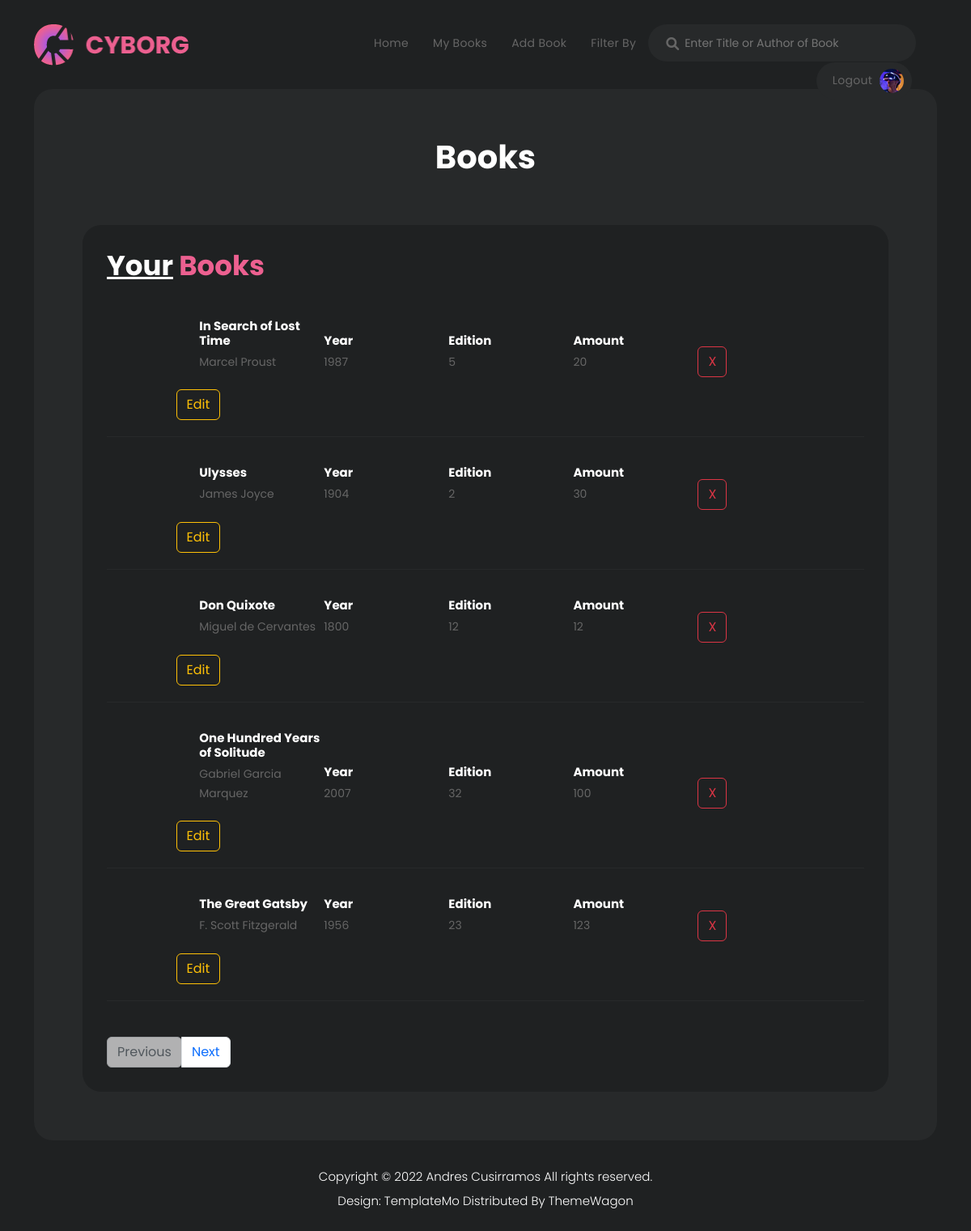
Page / (signed in) on the earlier database version.
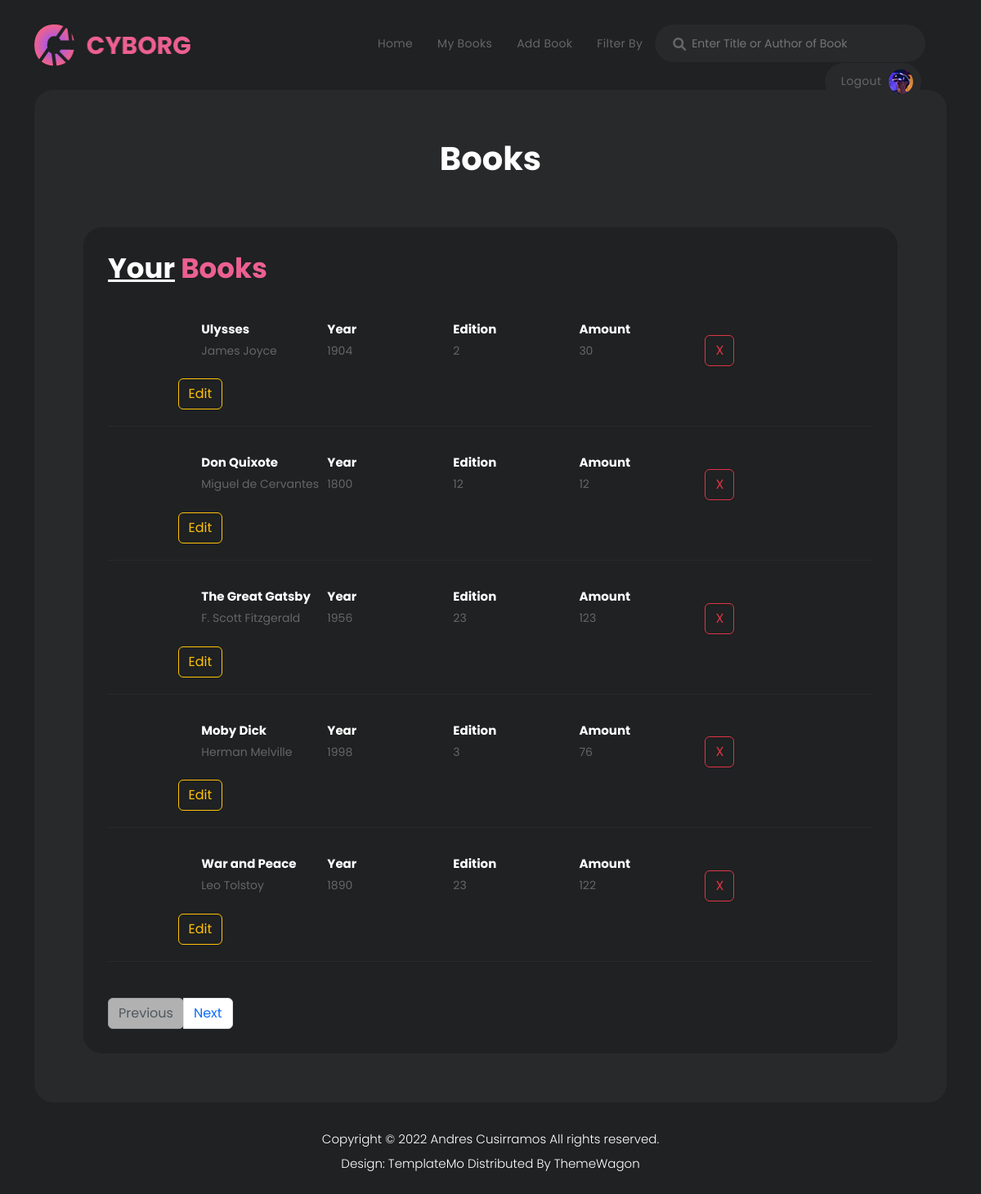
Same page on the later database version.
### website/models.py (models this page shows)
class Book(db.Model):
    id = db.Column(db.Integer, primary_key=True)
    title = db.Column(db.String(150))
    author = db.Column(db.String(150))
    year = db.Column(db.String(50))
    edition = db.Column(db.Integer)
    image = db.Column(db.String(500))
    amount = db.Column(db.Integer)

### website/views.py (the view)
@views.route('/', methods=['GET'], defaults={"page": 1})
@views.route('/<int:page>', methods=['GET'])
@login_required
def view(page):
    page = page
    per_page = 5
    threads = Book.query.paginate(page,per_page,error_out=False)
    return render_template("home.html", threads=threads,user=current_user )

### website/__init__.py (called while the page is built)
def create_app():
    app = Flask(__name__)
    app.config['SECRET_KEY'] = 'hjshjhdjah kjshkjdhjs'
    app.config['SQLALCHEMY_DATABASE_URI'] = f'sqlite:///{DB_NAME}'
    db.init_app(app)
    from .views import views
    from .auth import auth
    app.register_blueprint(views, url_prefix='/')
    app.register_blueprint(auth, url_prefix='/')
    from .models import User, Book
    create_database(app)
    login_manager = LoginManager()
    login_manager.login_view = 'auth.login'
    login_manager.init_app(app)
    @login_manager.user_loader
    def load_user(id):
        return User.query.get(int(id))
    return app

### website/templates/home.html (shortened to what this page needs)
{% extends "base.html" %} {% block title %}Home{% endblock %} {% block content
    %}
    <h1 align="center">Books</h1>
    <div class="gaming-library">
      <div class="col-lg-12">
        <div class="heading-section">
          <h4><em>Your</em> Books</h4>
        </div>
        {% for book in threads.items %}
        <div class="item">
          <ul>
            <li><img src="{{book.image}}" alt="" class="templatemo-item"></li>
            <li><h4>{{book.title}}</h4><span>{{book.author}}</span></li>
            <li><h4>Year</h4><span>{{book.year}}</span></li>
            <li><h4>Edition</h4><span>{{book.edition}}</span></li>
            <li><h4>Amount</h4><span>{{book.amount}}</span></li>
            <li><form action="{{url_for('views.delete', id = book.id)}}">
              <button type="submit" class="btn btn-outline-danger">X</button>
            </form></li>
            <li><form action="{{url_for('views.update', id = book.id)}}">
              <button type="submit" class="btn btn-outline-warning">Edit
              </button>
           </form></li>
          </ul>
        </div>
        {% endfor %}
    <nav aria-label="Page navigation example" style="display: inline-block; list-style-type: none;">
      <ul class="pagination">
          {% if threads.has_prev %}
            <li class="page-item"> <a class="page-link" href="{{ url_for('views.view', page=threads.prev_num) }}">Previous</a></li>
          {% else %}
            <li class="page-item"><a class="page-link btn disabled" href="#">Previous</a></li>
          {% endif %}
          {% if threads.has_next %}
            <li class="page-item"> <a class="page-link" href="{{ url_for('views.view', page=threads.next_num) }}">Next</a></li>
          {% else %}
            <li class="page-item"><a class="page-link btn disabled" href="#">Next</a></li>
          {% endif %}
      </ul>
    </nav>
  {% endblock %}

### website/templates/base.html (shortened to what this page needs)
<!DOCTYPE html>
<html>
  <head>
    <link rel= "stylesheet" type= "text/css" href= "{{ url_for('static',filename='vendor/bootstrap/css/bootstrap.min.css') }}">
    <link rel= "stylesheet" type= "text/css" href= "{{ url_for('static',filename='assets/css/fontawesome.css') }}">
    <link rel= "stylesheet" type= "text/css" href= "{{ url_for('static',filename='assets/css/fontawesome.css') }}">
    <link rel= "stylesheet" type= "text/css" href= "{{ url_for('static',filename='assets/css/templatemo-cyborg-gaming.css') }}">
    <link rel= "stylesheet" type= "text/css" href= "{{ url_for('static',filename='assets/css/owl.css') }}">
    <link rel= "stylesheet" type= "text/css" href= "{{ url_for('static',filename='assets/css/animate.css') }}">
    <link rel= "stylesheet" type= "text/css" href= "{{ url_for('static',filename='assets/css/fontawesome.css') }}">
    <link rel= "stylesheet" type= "text/css" href= "{{ url_for('static',filename='assets/css/fontawesome.css') }}">
    <link rel= "stylesheet" type= "text/css" href= "{{ url_for('static',filename='assets/css/fontawesome.css') }}">
    <link rel="stylesheet"href="https://unpkg.com/swiper@7/swiper-bundle.min.css"/>
  </head>
  <body>
        <header class="header-area header-sticky">
          <div class="container">
              <div class="row">
                  <div class="col-12">
                      <nav class="main-nav">
                          <a href="/" class="logo">
                              <img src= "{{ url_for('static',filename='assets/images/logo.png') }}" alt="">
                          </a>
                          <ul class="nav">
                            {% if user.is_authenticated %}
                              <li> <a class="nav-item nav-link" id="screen" href="/screen">Home</a></li>
                              <li><a class="nav-item nav-link" id="home" href="/">My Books</a<li>
                              <li><a class="nav-item nav-link" id="books" href="/books">Add Book</a></li>
                              <li><a class="nav-item nav-link" id="filterby" href="/filterby">Filter by</a></li>
                              <div class="search-input">
                                <form id="search" method="POST" action="{{'search'}} ">
                                  <input  type='text' name="title" placeholder="Enter Title or Author of Book"  id='searchText'  onkeypress="handle" />
                                  <i class="fa fa-search"></i>
                                </form>
                              </div>
                              <li><a href="/logout" id= "logout">Logout <img src="{{ url_for('static',filename='assets/images/profile-header.jpg') }}" alt=""></a></li>
                              {% else %}
                              <li><a class="nav-item nav-link" id="login" href="/login">Login</a></li>
                              <li><a class="nav-item nav-link" id="signUp" href="/sign-up">Sign Up</a></li>
                              {% endif %}
                          </ul>
                      </nav>
                  </div>
              </div>
          </div>
        </header>
        <div class="container">
          <div class="row">
            <div class="col-lg-12">
              <div class="page-content">{% block content %} {% endblock %}
              </div>
            </div>
          </div>
        </div>
        <footer>
          <div class="container">
            <div class="row">
              <div class="col-lg-12">
                <p>Copyright © 2022 <a href="#">Andres Cusirramos</a>  All rights reserved.
                <br>Design: <a href="https://templatemo.com" target="_blank" title="free CSS templates">TemplateMo</a>  Distributed By <a href="https://themewagon.com" target="_blank" >ThemeWagon</a></p>
              </div>
            </div>
          </div>
        </footer>
        <link rel= "stylesheet" type= "text/css" href= "{{ url_for('static',filename='vendor/jquery/jquery.min.js') }}">
        </body>
</html>

Differences in the rows shown:
removed Book: title "In Search of Lost Time", author "Marcel Proust", year "1987", edition "5", amount "20"
removed Book: title "One Hundred Years of Solitude", author "Gabriel Garcia Marquez", year "2007", edition "32", amount "100"
now on this page (row unchanged): Book: title "Moby Dick", author "Herman Melville", year "1998", edition "3", amount "76"
now on this page (row unchanged): Book: title "War and Peace", author "Leo Tolstoy", year "1890", edition "23", amount "122"
